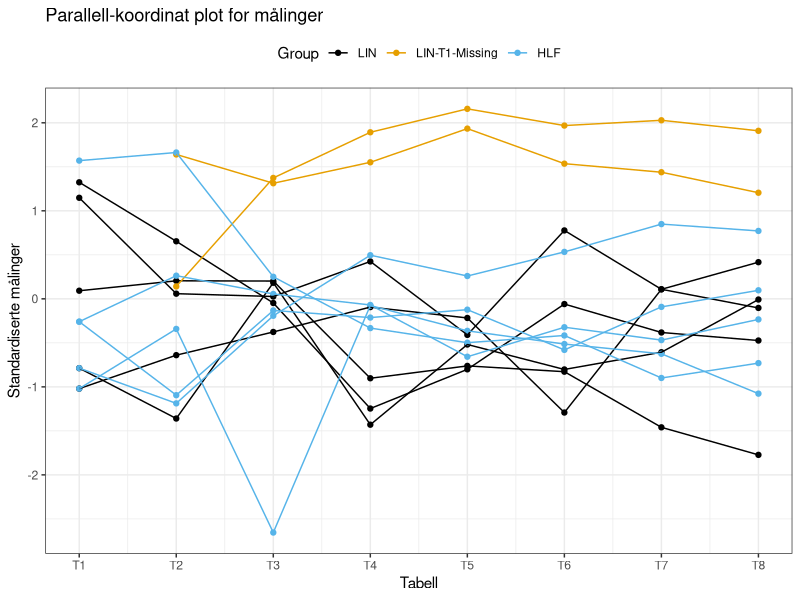

Reproduce this figure in R.
## ---- chunk 1
knitr::opts_chunk$set(echo = TRUE)

library(tidyr)
library(dplyr)
library(ggplot2)
library(lazyeval) # interp function
library(purrr)
library(kableExtra)
library(GGally)

cbp <- c("#000000", "#E69F00", "#56B4E9", "#009E73", "#F0E442", "#0072B2", "#D55E00", "#CC79A7")
## ---- chunk 2
llData <- data.frame(
  "School" = c(rep("LIN", 7), rep("HLF", 5)),
  "Table 1" = c(0.225, NA, 0.1, 0.375, 0.4, NA, 0.067,
                0.175, 0.435, 0.1, 0.067, 0.175),
  "Table 2" = c(2.2224, 4, 0.2847, 2.0412, 2.7784, 2.1429, 1.1763, 
                0.6131, 4.0275, 0.4979, 1.5455, 2.2944),
  "Table 3" = c(0.3093, 1.3091, 0.2917, 0.1513, 0.0848, 1.3636, -0.2113, 
                0.0086, 0.3527, -0.0459, -2.2622, 0.1770),
  "Table 4" = c(-0.1143, 0.6246, -0.2732, 0.2853, -0.2179, 0.7273, 0.1292,
                0.0933, 0.0573, 0.3067, 0.1345, 0.1364),
  "Table 5" = c(0.0, 0.9231, 0.0833, 0.1207, -0.0133, 1.0, 0.1865,
                0.2188, 0.0903, 0.3497, 0.1364, 0.0357),
  "Table 6" = c(-0.0101, 0.1111, -0.0088, 0.0722, 0.0293, 0.1333, -0.0339,
                0.0026, 0.0110, 0.0597, 0.0060, 0.0158),
  "Table 7" = c(-0.1367, 0.6, 0.0802, 0.2619, 0.1372, 0.75, 0.2619,
                0.2111, 0.0058, 0.4502, 0.0756, 0.1152),
  "Table 8" = c(-0.0909, 0.4545, 0.2323, 0.31, 0.147, 0.5833, 0.2148,
                0.2515, 0.1, 0.375, 0.0365, 0.1909)
)
names(llData) = c("school", "T1", "T2", "T3", "T4", "T5", "T6", "T7", "T8")
test_cols <- names(llData)[-1]
llData$Group <- llData$school
llData$Group[is.na(llData$T1)] <- "LIN-T1-Missing"
llData <- llData %>% 
  mutate(school=factor(school, levels=unique(school))) %>%
  mutate(Group = factor(Group, levels=unique(Group)))
## ---- chunk 3
llData %>%
    kbl(caption = "Measurement-data for the students at LIN and HLF. See <insert-reference-here> for a detailed explanation of the measurement methodology.",
        title = "Measurement-data") %>%
  kable_styling(bootstrap_options = c("striped", "hover", "condensed"))
## ---- chunk 4
colNames <- colnames(llData[,2:9])
transformedData <- data.frame(sapply(2:9, function(j){
  x <- llData[,j]
  (x - mean(x,na.rm=T))/sd(x,na.rm=T)
}))
colnames(transformedData) <- colnames(llData[,2:9])
transformedData$Group <- llData$Group
transformedData$StudentNum <- 1:nrow(llData)
dataLong <- gather(transformedData, condition, measurement, T1:T8, factor_key=TRUE)
dataLong$conditionNumeric <- as.numeric(dataLong$condition)
dataLong %>%
  ggplot(aes(x=conditionNumeric,y=measurement,group=StudentNum)) +
  geom_point(aes(colour=Group)) + 
  geom_line(aes(colour=Group)) + 
  scale_x_continuous(breaks = 1:8, labels=colNames) + 
  ylab("Standardiserte målinger") + 
  xlab("Tabell") + 
  theme_bw() +
  scale_colour_manual(values=cbp) + 
  theme(legend.position = "top") + 
  ggtitle("Parallell-koordinat plot for målinger")
